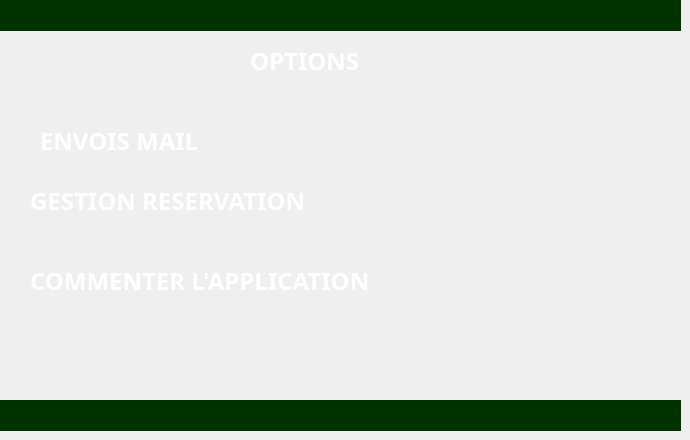
    <widget class="QWidget" name="page_7">
     <widget class="QLabel" name="colorr5">
      <property name="geometry">
       <rect>
        <x>0</x>
        <y>0</y>
        <width>681</width>
        <height>31</height>
       </rect>
      </property>
      <property name="styleSheet">
       <string notr="true">#colorr5
{
background-color:rgb(0, 50, 0);

}</string>
      </property>
      <property name="text">
       <string/>
      </property>
     </widget>
     <widget class="QLabel" name="colorr6">
      <property name="geometry">
       <rect>
        <x>0</x>
        <y>400</y>
        <width>681</width>
        <height>31</height>
       </rect>
      </property>
      <property name="styleSheet">
       <string notr="true">#colorr6
{
background-color:rgb(0, 50, 0);

}</string>
      </property>
      <property name="text">
       <string/>
      </property>
     </widget>
     <widget class="QLabel" name="fond3">
      <property name="geometry">
       <rect>
        <x>0</x>
        <y>30</y>
        <width>681</width>
        <height>371</height>
       </rect>
      </property>
      <property name="styleSheet">
       <string notr="true">#fond3
{
background-color: transparent;
   border-image:url(:/bon.jpg);
   background: none;
   border: none;
   background-repeat: none;
}
</string>
      </property>
      <property name="text">
       <string/>
      </property>
     </widget>
     <widget class="QLabel" name="retour_2">
      <property name="geometry">
       <rect>
        <x>30</x>
        <y>350</y>
        <width>91</width>
        <height>31</height>
       </rect>
      </property>
      <property name="styleSheet">
       <string notr="true">#retour_2
{
background-color: transparent;
   border-image:url(:/fle.png);
   background: none;
   border: none;
   background-repeat: none;
}
</string>
      </property>
      <property name="text">
       <string/>
      </property>
     </widget>
     <widget class="QLabel" name="label_13">
      <property name="geometry">
       <rect>
        <x>250</x>
        <y>50</y>
        <width>211</width>
        <height>21</height>
       </rect>
      </property>
      <property name="font">
       <font>
        <family>Segoe UI Black</family>
        <pointsize>18</pointsize>
        <weight>75</weight>
        <bold>true</bold>
       </font>
      </property>
      <property name="styleSheet">
       <string notr="true">#label_13
{
color:rgb(255, 255, 255) ;
}
</string>
      </property>
      <property name="text">
       <string>OPTIONS</string>
      </property>
     </widget>
     <widget class="QLabel" name="label_14">
      <property name="geometry">
       <rect>
        <x>40</x>
        <y>130</y>
        <width>211</width>
        <height>21</height>
       </rect>
      </property>
      <property name="font">
       <font>
        <family>Segoe UI Black</family>
        <pointsize>18</pointsize>
        <weight>75</weight>
        <bold>true</bold>
       </font>
      </property>
      <property name="styleSheet">
       <string notr="true">#label_14
{
color:rgb(255, 255, 255) ;
}
</string>
      </property>
      <property name="text">
       <string>ENVOIS MAIL</string>
      </property>
     </widget>
     <widget class="QLabel" name="label_15">
      <property name="geometry">
       <rect>
        <x>30</x>
        <y>190</y>
        <width>281</width>
        <height>21</height>
       </rect>
      </property>
      <property name="font">
       <font>
        <family>Segoe UI Black</family>
        <pointsize>18</pointsize>
        <weight>75</weight>
        <bold>true</bold>
       </font>
      </property>
      <property name="styleSheet">
       <string notr="true">#label_15
{
color:rgb(255, 255, 255) ;
}
</string>
      </property>
      <property name="text">
       <string>GESTION RESERVATION</string>
      </property>
     </widget>
     <widget class="QLabel" name="label_16">
      <property name="geometry">
       <rect>
        <x>30</x>
        <y>270</y>
        <width>381</width>
        <height>21</height>
       </rect>
      </property>
      <property name="font">
       <font>
        <family>Segoe UI Black</family>
        <pointsize>18</pointsize>
        <weight>75</weight>
        <bold>true</bold>
       </font>
      </property>
      <property name="styleSheet">
       <string notr="true">#label_16
{
color:rgb(255, 255, 255) ;
}
</string>
      </property>
      <property name="text">
       <string>COMMENTER L'APPLICATION</string>
      </property>
     </widget>
     <widget class="QLabel" name="ok1_4">
      <property name="geometry">
       <rect>
        <x>480</x>
        <y>120</y>
        <width>71</width>
        <height>31</height>
       </rect>
      </property>
      <property name="styleSheet">
       <string notr="true">#ok1_4
{
background-color: transparent;
   border-image:url(:/okay.png);
   background: none;
   border: none;
   background-repeat: none;
}
</string>
      </property>
      <property name="text">
       <string/>
      </property>
     </widget>
     <widget class="QLabel" name="ok1_6">
      <property name="geometry">
       <rect>
        <x>500</x>
        <y>200</y>
        <width>71</width>
        <height>31</height>
       </rect>
      </property>
      <property name="styleSheet">
       <string notr="true">#ok1_6
{
background-color: transparent;
   border-image:url(:/okay.png);
   background: none;
   border: none;
   background-repeat: none;
}
</string>
      </property>
      <property name="text">
       <string/>
      </property>
     </widget>
     <widget class="QLabel" name="ok1_8">
      <property name="geometry">
       <rect>
        <x>500</x>
        <y>270</y>
        <width>71</width>
        <height>31</height>
       </rect>
      </property>
      <property name="styleSheet">
       <string notr="true">#ok1_8
{
background-color: transparent;
   border-image:url(:/okay.png);
   background: none;
   border: none;
   background-repeat: none;
}
</string>
      </property>
      <property name="text">
       <string/>
      </property>
     </widget>
     <widget class="QPushButton" name="pushButton_mail">
      <property name="geometry">
       <rect>
        <x>480</x>
        <y>120</y>
        <width>75</width>
        <height>41</height>
       </rect>
      </property>
      <property name="styleSheet">
       <string notr="true">#pushButton_mail
{
background-color: transparent;
 
   background: none;
   border: none;
   background-repeat: none;
}
</string>
      </property>
      <property name="text">
       <string/>
      </property>
     </widget>
     <widget class="QPushButton" name="pushButton_reserv">
      <property name="geometry">
       <rect>
        <x>500</x>
        <y>190</y>
        <width>75</width>
        <height>41</height>
       </rect>
      </property>
      <property name="styleSheet">
       <string notr="true">#pushButton_reserv
{
background-color: transparent;
 
   background: none;
   border: none;
   background-repeat: none;
}
</string>
      </property>
      <property name="text">
       <string/>
      </property>
     </widget>
     <widget class="QPushButton" name="pushButton_comment">
      <property name="geometry">
       <rect>
        <x>504</x>
        <y>270</y>
        <width>81</width>
        <height>31</height>
       </rect>
      </property>
      <property name="styleSheet">
       <string notr="true">#pushButton_comment
{
background-color: transparent;
 
   background: none;
   border: none;
   background-repeat: none;
}
</string>
      </property>
      <property name="text">
       <string/>
      </property>
     </widget>
     <widget class="QPushButton" name="pushButton_retour3">
      <property name="geometry">
       <rect>
        <x>34</x>
        <y>342</y>
        <width>91</width>
        <height>41</height>
       </rect>
      </property>
      <property name="styleSheet">
       <string notr="true">#pushButton_retour3
{
background-color: transparent;
 
   background: none;
   border: none;
   background-repeat: none;
}
</string>
      </property>
      <property name="text">
       <string/>
      </property>
     </widget>
    </widget>
